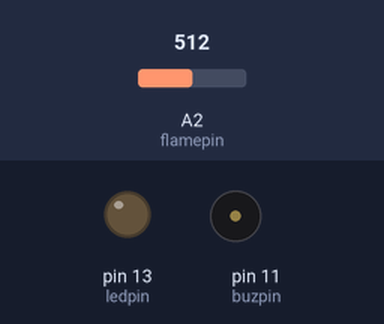
The sketch below on a simulated Arduino Uno, built with avr-gcc and run on an emulated ATmega328P. On the bench: output pins drawn as LEDs (lit = HIGH), buzzer (waves = sounding). The test bench sets the inputs (shaded band); at power-on: A2 (flamepin) = 512.

Above: at 1.2 s.
1.3 s: A2 (flamepin) set to 213
2.8 s: A2 (flamepin) set to 185
At 3.2 s:
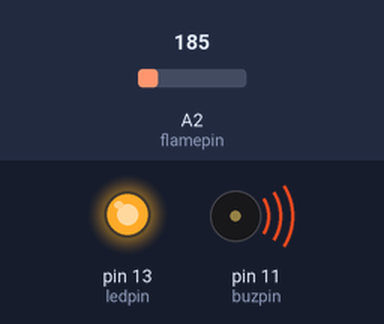
4.3 s: A2 (flamepin) set to 210
At 5.9 s:
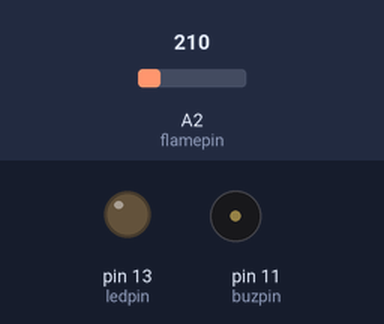
6.3 s: A2 (flamepin) set to 190
At 7.0 s:
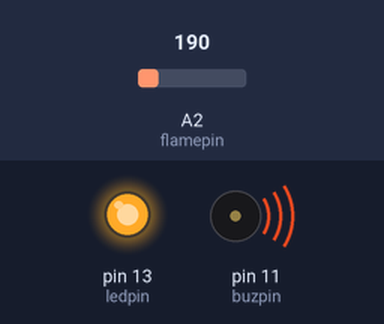
Timing chart, 0 to 8.8 s (numbered marks = the images above; inputs shaded):
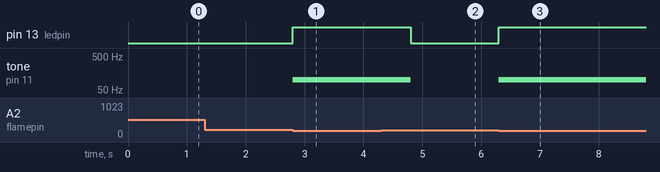

Measured:
- the behaviour switches between 201 and 200 on A2 (flamepin) (found by bisection; images 0 and 1)
- after the input at 1.3 s, every drawn part: stays the same
- after the input at 2.8 s, pin 13 (ledpin): LOW → HIGH at once; tone on pin 11 (buzpin): silent → 100 Hz at once
- after the input at 4.3 s, pin 13 (ledpin): HIGH → LOW after 0.50 s; tone on pin 11 (buzpin): 100 Hz → silent after 0.50 s
- after the input at 6.3 s, pin 13 (ledpin): LOW → HIGH at once; tone on pin 11 (buzpin): silent → 100 Hz at once

The sketch:

UNO_FIREALARM.ino
```cpp
const int ledpin=13;
const int flamepin=A2;
const int buzpin=11;
const int threshold=200;// sets threshold value for flame sensor
int flamesensvalue=0; // initialize flamesensor reading
void setup() {
Serial.begin(9600);
pinMode(ledpin,OUTPUT);
pinMode(flamepin,INPUT);
pinMode(buzpin,OUTPUT);
}
void loop() {
flamesensvalue=analogRead(flamepin); // reads analog data from flame sensor
if (flamesensvalue<=threshold) { // compares reading from flame sensor with the threshold value
digitalWrite(ledpin,HIGH); //turns on led and buzzer
tone(buzpin,100);
delay(1000); //stops program for 1 second
}
else{
digitalWrite(ledpin,LOW); //turns led off led and buzzer
noTone(buzpin);
}
}
```
